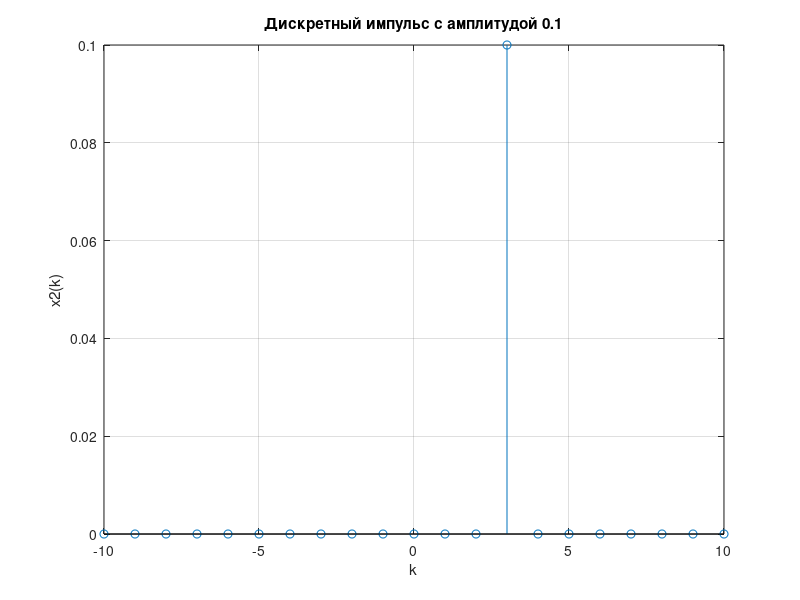

MATLAB code to generate this figure:
% Создаем вектор значений k от -10 до 10
k = -10:10;

% Инициализируем вектор x2 нулями
x2 = zeros(size(k));

% Устанавливаем значение x2(14) равным 0.1, чтобы создать импульс с амплитудой 0.1
x2(14) = 0.1;

% Создаем новую фигуру и строим график дискретного импульса
figure;
stem(k, x2);
grid on;

% Добавляем подписи к осям для ясности
xlabel('k');
ylabel('x2(k)');
title('Дискретный импульс с амплитудой 0.1');

